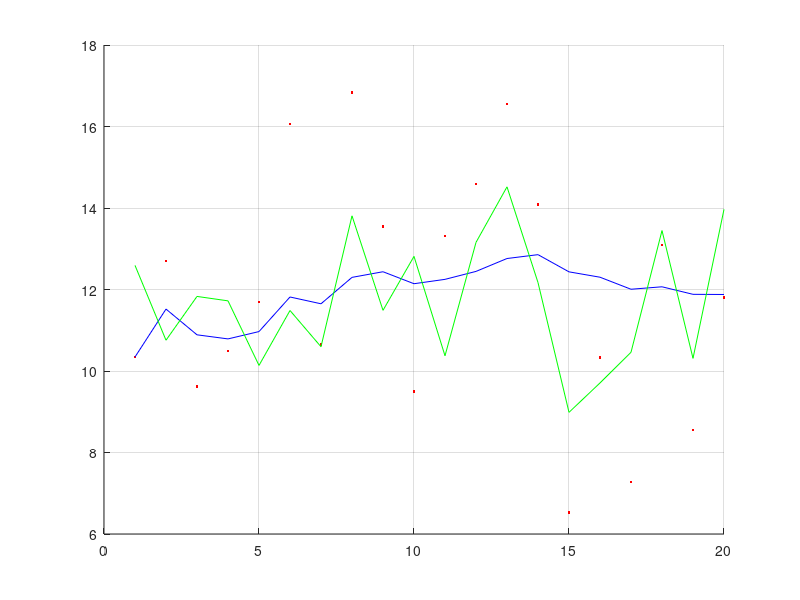

This chart was generated by the following MATLAB code: (Note: this script raises an error after producing the figure.)
function t
% KALMANF - updates a system state vector estimate based upon an
%           observation, using a discrete Kalman filter.
%
% Version 1.0, June 30, 2004
%
% This tutorial function was written by Michael C. Kleder
%
% INTRODUCTION
%
% Many people have heard of Kalman filtering, but regard the topic
% as mysterious. While it's true that deriving the Kalman filter and
% proving mathematically that it is "optimal" under a variety of
% circumstances can be rather intense, applying the filter to
% a basic linear system is actually very easy. This Matlab file is
% intended to demonstrate that.
%
% An excellent paper on Kalman filtering at the introductory level,
% without detailing the mathematical underpinnings, is:
% "An Introduction to the Kalman Filter"
% Greg Welch and Gary Bishop, University of North Carolina
% http://www.cs.unc.edu/~welch/kalman/kalmanIntro.html
%
% PURPOSE:
%
% The purpose of each iteration of a Kalman filter is to update
% the estimate of the state vector of a system (and the covariance
% of that vector) based upon the information in a new observation.
% The version of the Kalman filter in this function assumes that
% observations occur at fixed discrete time intervals. Also, this
% function assumes a linear system, meaning that the time evolution
% of the state vector can be calculated by means of a state transition
% matrix.
%
% USAGE:
%
% s = kalmanf(s)
%
% "s" is a "system" struct containing various fields used as input
% and output. The state estimate "x" and its covariance "P" are
% updated by the function. The other fields describe the mechanics
% of the system and are left unchanged. A calling routine may change
% these other fields as needed if state dynamics are time-dependent;
% otherwise, they should be left alone after initial values are set.
% The exceptions are the observation vectro "z" and the input control
% (or forcing function) "u." If there is an input function, then
% "u" should be set to some nonzero value by the calling routine.
%
% SYSTEM DYNAMICS:
%
% The system evolves according to the following difference equations,
% where quantities are further defined below:
%
% x = Ax + Bu + w  meaning the state vector x evolves during one time
%                  step by premultiplying by the "state transition
%                  matrix" A. There is optionally (if nonzero) an input
%                  vector u which affects the state linearly, and this
%                  linear effect on the state is represented by
%                  premultiplying by the "input matrix" B. There is also
%                  gaussian process noise w.
% z = Hx + v       meaning the observation vector z is a linear function
%                  of the state vector, and this linear relationship is
%                  represented by premultiplication by "observation
%                  matrix" H. There is also gaussian measurement
%                  noise v.
% where w ~ N(0,Q) meaning w is gaussian noise with covariance Q
%       v ~ N(0,R) meaning v is gaussian noise with covariance R
%
% VECTOR VARIABLES:
%
% s.x = state vector estimate. In the input struct, this is the
%       "a priori" state estimate (prior to the addition of the
%       information from the new observation). In the output struct,
%       this is the "a posteriori" state estimate (after the new
%       measurement information is included).
% s.z = observation vector
% s.u = input control vector, optional (defaults to zero).
%
% MATRIX VARIABLES:
%
% s.A = state transition matrix (defaults to identity).
% s.P = covariance of the state vector estimate. In the input struct,
%       this is "a priori," and in the output it is "a posteriori."
%       (required unless autoinitializing as described below).
% s.B = input matrix, optional (defaults to zero).
% s.Q = process noise covariance (defaults to zero).
% s.R = measurement noise covariance (required).
% s.H = observation matrix (defaults to identity).
%
% NORMAL OPERATION:
%
% (1) define all state definition fields: A,B,H,Q,R
% (2) define intial state estimate: x,P
% (3) obtain observation and control vectors: z,u
% (4) call the filter to obtain updated state estimate: x,P
% (5) return to step (3) and repeat
%
% INITIALIZATION:
%
% If an initial state estimate is unavailable, it can be obtained
% from the first observation as follows, provided that there are the
% same number of observable variables as state variables. This "auto-
% intitialization" is done automatically if s.x is absent or NaN.
%
% x = inv(H)*z
% P = inv(H)*R*inv(H')
%
% This is mathematically equivalent to setting the initial state estimate
% covariance to infinity.
%
% SCALAR EXAMPLE (Automobile Voltimeter):

% Define the system as a constant of 12 volts:
clear s
% s.x = 12;
s.A = 1;
% Define a process noise (stdev) of 2 volts as the car operates:
s.Q = 0^2; % variance, hence stdev^2
% Define the voltimeter to measure the voltage itself:
s.H = 1;
% Define a measurement error (stdev) of 2 volts:
s.R = .5^2; % variance, hence stdev^2
% Do not define any system input (control) functions:
s.B = 0;
s.u = 0;
% Do not specify an initial state:
s.x = nan;
s.P = nan;
% Generate random voltages and watch the filter operate.
tru=[]; % truth voltage
for t=1:20
   tru(end+1) = randn*2+12;
   s(end).z = tru(end) + randn*2; % create a measurement
   s(end+1)=kalmanf(s(end)); % perform a Kalman filter iteration
end
figure
hold on
grid on
% plot measurement data:
hz=plot([s(1:end-1).z],'r.');
% plot a-posteriori state estimates:
hk=plot([s(2:end).x],'b-');
ht=plot(tru,'g-');
legend([hz hk ht],'observations','Kalman output','true voltage',0)
title('Automobile Voltimeter Example')
hold off


function s = kalmanf(s)

% set defaults for absent fields:
if ~isfield(s,'x'); s.x=nan*z; end
if ~isfield(s,'P'); s.P=nan; end
if ~isfield(s,'z'); error('Observation vector missing'); end
if ~isfield(s,'u'); s.u=0; end
if ~isfield(s,'A'); s.A=eye(length(x)); end
if ~isfield(s,'B'); s.B=0; end
if ~isfield(s,'Q'); s.Q=zeros(length(x)); end
if ~isfield(s,'R'); error('Observation covariance missing'); end
if ~isfield(s,'H'); s.H=eye(length(x)); end

if isnan(s.x)
   % initialize state estimate from first observation
   if diff(size(s.H))
      error('Observation matrix must be square and invertible for state autointialization.');
   end
   s.x = inv(s.H)*s.z;
   s.P = inv(s.H)*s.R*inv(s.H'); 
else
   
   % This is the code which implements the discrete Kalman filter:
   
   % Prediction for state vector and covariance:
   s.x = s.A*s.x + s.B*s.u;
   s.P = s.A * s.P * s.A' + s.Q;

   % Compute Kalman gain factor:
   K = s.P*s.H'*inv(s.H*s.P*s.H'+s.R);

   % Correction based on observation:
   s.x = s.x + K*(s.z-s.H*s.x);
   s.P = s.P - K*s.H*s.P;
   
end
